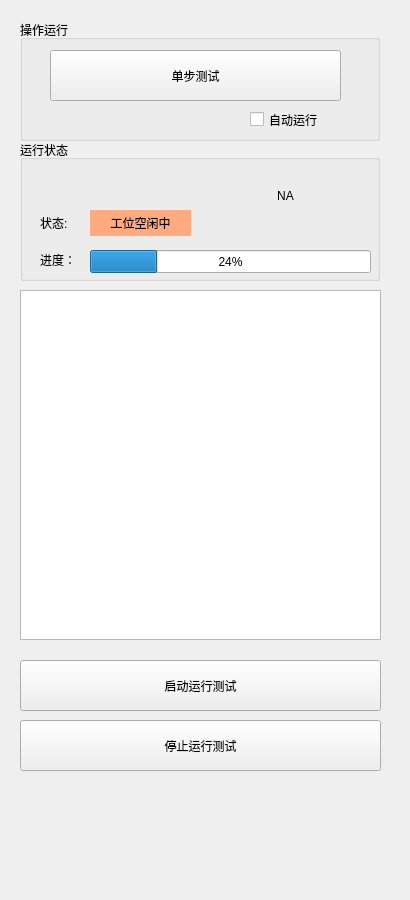
<?xml version="1.0" encoding="UTF-8"?>
<ui version="4.0">
 <class>AutoRunPanel</class>
 <widget class="QWidget" name="AutoRunPanel">
  <property name="geometry">
   <rect>
    <x>0</x>
    <y>0</y>
    <width>410</width>
    <height>900</height>
   </rect>
  </property>
  <property name="windowTitle">
   <string>AutoRunPanel</string>
  </property>
  <widget class="QTableView" name="tableView_resultList">
   <property name="geometry">
    <rect>
     <x>20</x>
     <y>290</y>
     <width>361</width>
     <height>350</height>
    </rect>
   </property>
  </widget>
  <widget class="QPushButton" name="pushButton_stopAutoRun">
   <property name="geometry">
    <rect>
     <x>20</x>
     <y>720</y>
     <width>361</width>
     <height>51</height>
    </rect>
   </property>
   <property name="text">
    <string>停止运行测试</string>
   </property>
  </widget>
  <widget class="QGroupBox" name="groupBox_2">
   <property name="geometry">
    <rect>
     <x>20</x>
     <y>140</y>
     <width>360</width>
     <height>141</height>
    </rect>
   </property>
   <property name="title">
    <string>运行状态</string>
   </property>
   <widget class="QLabel" name="label_3">
    <property name="geometry">
     <rect>
      <x>20</x>
      <y>112</y>
      <width>51</width>
      <height>16</height>
     </rect>
    </property>
    <property name="text">
     <string>进度：</string>
    </property>
   </widget>
   <widget class="QProgressBar" name="progressBar_resultPrg">
    <property name="geometry">
     <rect>
      <x>70</x>
      <y>110</y>
      <width>281</width>
      <height>23</height>
     </rect>
    </property>
    <property name="value">
     <number>24</number>
    </property>
   </widget>
   <widget class="QLabel" name="label_2">
    <property name="geometry">
     <rect>
      <x>20</x>
      <y>75</y>
      <width>41</width>
      <height>16</height>
     </rect>
    </property>
    <property name="text">
     <string>状态:</string>
    </property>
   </widget>
   <widget class="QLabel" name="label_resultOutput">
    <property name="geometry">
     <rect>
      <x>180</x>
      <y>20</y>
      <width>171</width>
      <height>71</height>
     </rect>
    </property>
    <property name="styleSheet">
     <string notr="true">font: 75 48pt &quot;宋体&quot;;</string>
    </property>
    <property name="text">
     <string>NA</string>
    </property>
    <property name="alignment">
     <set>Qt::AlignCenter</set>
    </property>
   </widget>
   <widget class="QLabel" name="label_resultStatus">
    <property name="geometry">
     <rect>
      <x>70</x>
      <y>70</y>
      <width>101</width>
      <height>26</height>
     </rect>
    </property>
    <property name="styleSheet">
     <string notr="true">background-color: rgb(255, 170, 127);</string>
    </property>
    <property name="text">
     <string>工位空闲中</string>
    </property>
    <property name="alignment">
     <set>Qt::AlignCenter</set>
    </property>
   </widget>
  </widget>
  <widget class="QPushButton" name="pushButton_startAutoRun">
   <property name="geometry">
    <rect>
     <x>20</x>
     <y>660</y>
     <width>361</width>
     <height>51</height>
    </rect>
   </property>
   <property name="text">
    <string>启动运行测试</string>
   </property>
  </widget>
  <widget class="QGroupBox" name="groupBox">
   <property name="geometry">
    <rect>
     <x>20</x>
     <y>20</y>
     <width>360</width>
     <height>121</height>
    </rect>
   </property>
   <property name="title">
    <string>操作运行</string>
   </property>
   <widget class="QPushButton" name="pushButton_runOnce">
    <property name="geometry">
     <rect>
      <x>30</x>
      <y>30</y>
      <width>291</width>
      <height>51</height>
     </rect>
    </property>
    <property name="text">
     <string>单步测试</string>
    </property>
   </widget>
   <widget class="QCheckBox" name="checkBox_AutoRun">
    <property name="geometry">
     <rect>
      <x>230</x>
      <y>90</y>
      <width>91</width>
      <height>19</height>
     </rect>
    </property>
    <property name="text">
     <string>自动运行</string>
    </property>
   </widget>
  </widget>
 </widget>
 <layoutdefault spacing="6" margin="11"/>
 <resources/>
 <connections/>
</ui>
